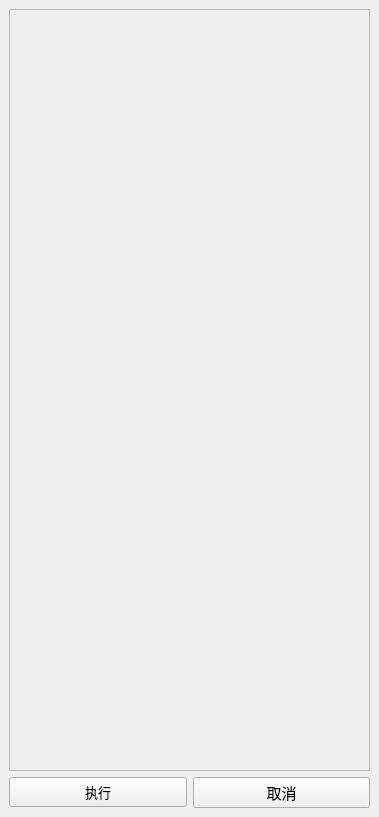
<?xml version="1.0" encoding="UTF-8"?>
<ui version="4.0">
 <class>checkNodesWindow</class>
 <widget class="QMainWindow" name="checkNodesWindow">
  <property name="geometry">
   <rect>
    <x>0</x>
    <y>0</y>
    <width>379</width>
    <height>817</height>
   </rect>
  </property>
  <property name="windowTitle">
   <string>检查工具面板 </string>
  </property>
  <widget class="QWidget" name="centralwidget">
   <layout class="QVBoxLayout" name="verticalLayout">
    <item>
     <widget class="QScrollArea" name="scrollArea">
      <property name="widgetResizable">
       <bool>true</bool>
      </property>
      <widget class="QWidget" name="scrollAreaWidgetContents">
       <property name="geometry">
        <rect>
         <x>0</x>
         <y>0</y>
         <width>359</width>
         <height>759</height>
        </rect>
       </property>
       <layout class="QVBoxLayout" name="verticalLayout_2"/>
      </widget>
     </widget>
    </item>
    <item>
     <layout class="QHBoxLayout" name="horizontalLayout">
      <item>
       <widget class="QPushButton" name="doIt_Button">
        <property name="minimumSize">
         <size>
          <width>0</width>
          <height>30</height>
         </size>
        </property>
        <property name="font">
         <font>
          <family>AcadEref</family>
          <pointsize>10</pointsize>
         </font>
        </property>
        <property name="text">
         <string>执行</string>
        </property>
       </widget>
      </item>
      <item>
       <widget class="QPushButton" name="close_Button">
        <property name="minimumSize">
         <size>
          <width>0</width>
          <height>30</height>
         </size>
        </property>
        <property name="font">
         <font>
          <family>AcadEref</family>
          <pointsize>11</pointsize>
         </font>
        </property>
        <property name="text">
         <string>取消</string>
        </property>
       </widget>
      </item>
     </layout>
    </item>
   </layout>
  </widget>
 </widget>
 <resources/>
 <connections/>
</ui>
